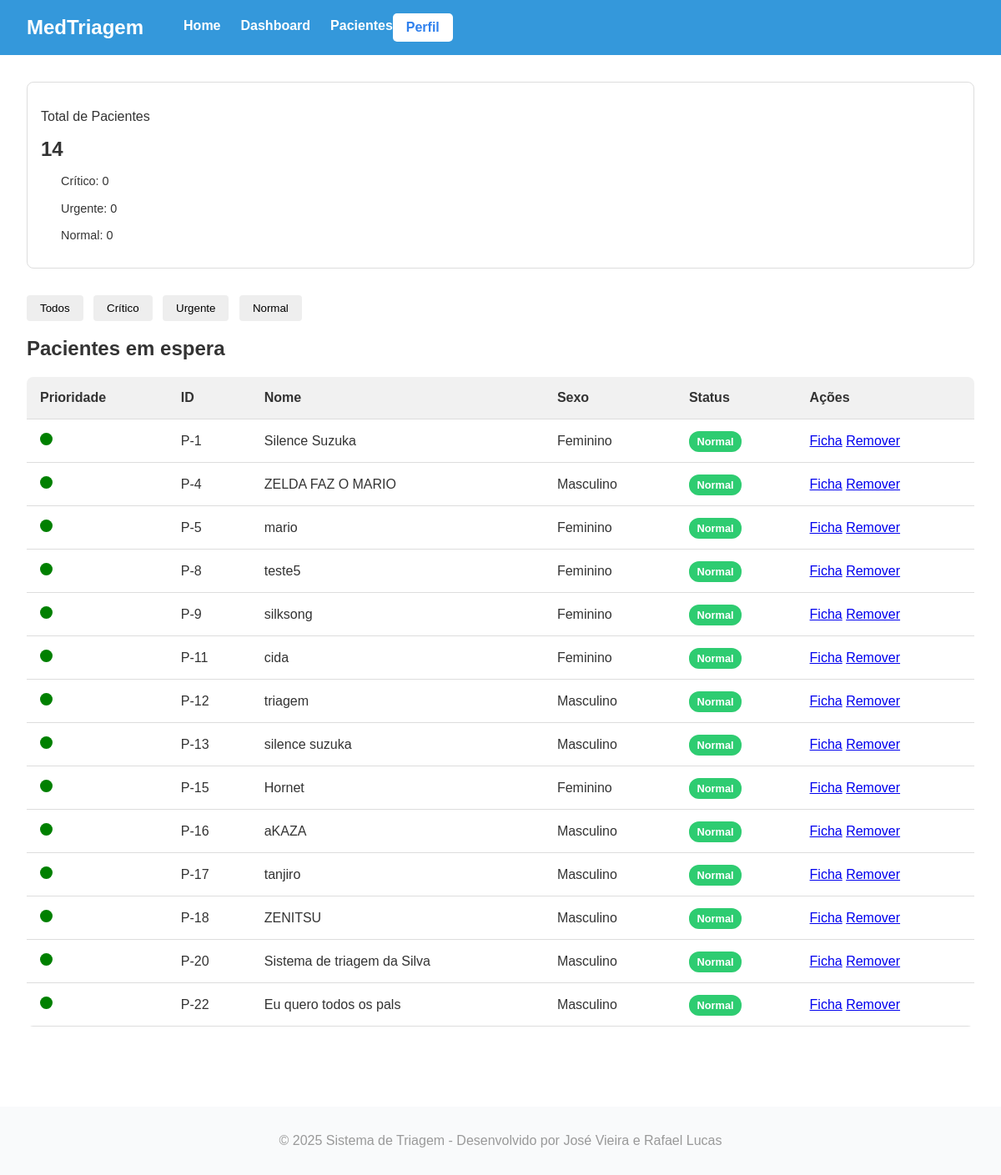
The app's page /master/dashboard/ (signed in), older data.
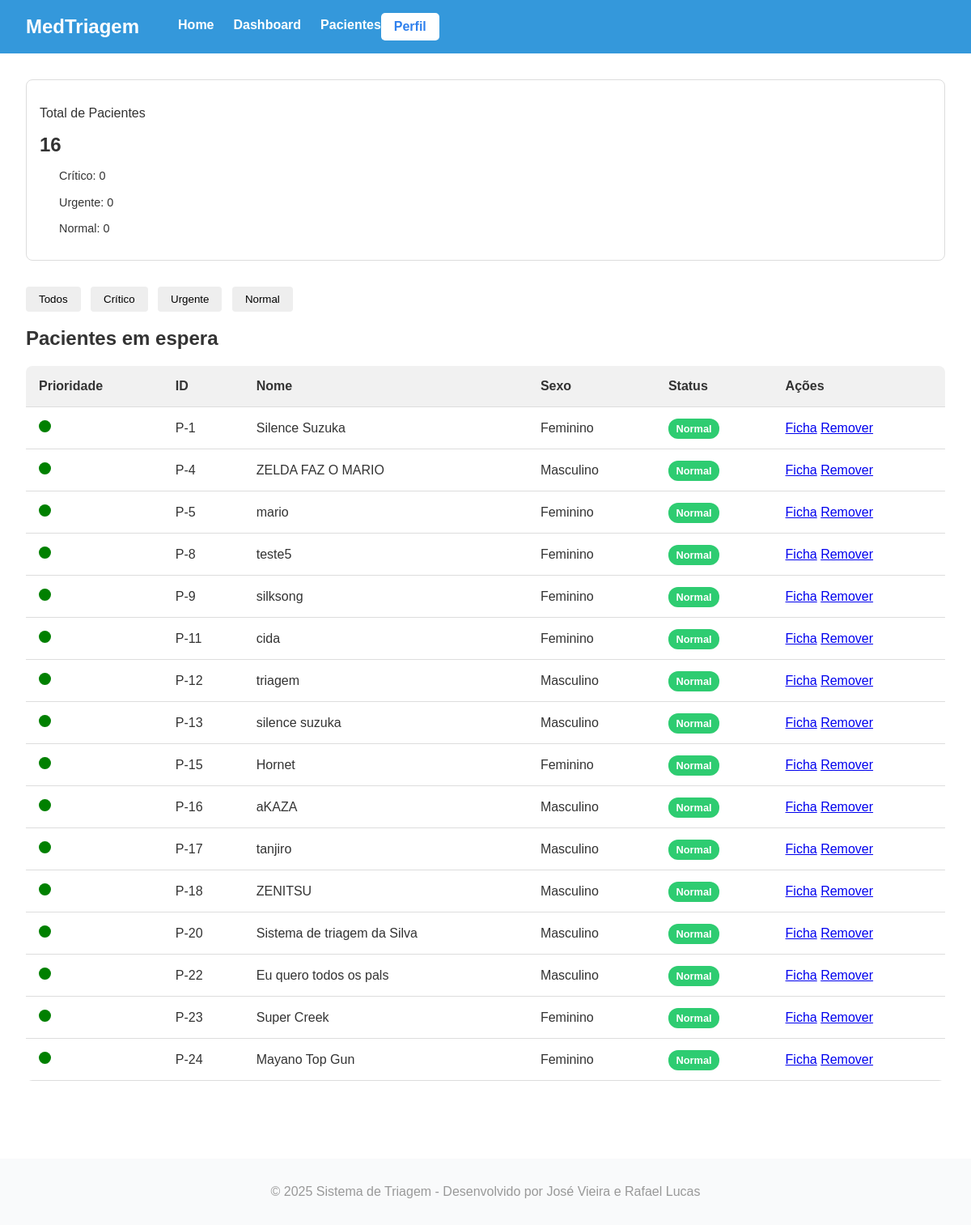
The same page, newer data.
### triagem/models.py (models this page shows, shortened)
class Paciente(models.Model):
    Sexualidade = [
        ('Masculino', 'Masculino'),
        ('Feminino', 'Feminino'),
    ]
    Convenios = [
        ('SUS', 'SUS'),
        ('Unimed', 'Unimed'),
        ('Hapvida', 'Hapvida'),
        ('Amil', 'Amil'),
        ('Bradesco Saude', 'Bradesco Saude'),
    ]
    Status = [
        ('Pendente', 'Pendente'),
        ('Aguardando', 'Aguardando'),
        ('Em atendimento', 'Em atendimento'),
        ('Concluido', 'Concluido'),
    ]
    Sintomas = [
        ('Dor_Toracica', 'Dor Torácica / Aperto no Peito'),
        ('Falta_de_Ar', 'Falta de Ar / Dificuldade para Respirar'),
        ('Alteracao_Neurologica_Grave', 'Alteração de Consciência / Convulsão / Confusão'),
        ('Sangramento_Ativo', 'Sangramento Ativo / Vômito ou Fezes com Sangue'),
        ('Febre', 'Febre / Calafrios'),
        ('Dor_de_Cabeca', 'Dor de Cabeça'),
        ('Tontura_MalEstar', 'Tontura / Fraqueza / Mal-estar Geral'),
        ('Sintomas_Respiratorios_Leves', 'Tosse / Espirros / Dor de Garganta'),
        ('Dor_Abdominal', 'Dor Abdominal / Cólica'),
        ('Sintomas_Gastrointestinais', 'Náusea / Vômito / Diarreia'),
        ('Lesao_Trauma', 'Lesão / Trauma / Queda Recente'),
        ('Dor_Locomotora', 'Dor Muscular / Articular / Lombar'),
        ('Reacao_Alergica_Pele', 'Reação Alérgica / Erupção na Pele / Inchaço'),
        ('Queixa_Urinaria', 'Queixa Urinária (Dor ao urinar / Sangue na urina)'),
        ('Outro', 'Outro'),
    ]
    Risco = [
        ('Vermelho', 'Emergência'),
        ('Laranja', 'Muito Urgente'),
        ('Amarelo', 'Urgente'),
        ('Verde', 'Pouco Urgente'),
        ('Azul', 'Não Urgente'),
    ]
    Profissionais = [
        ('Clinica Medica', 'Clinica Medica'),
        ('Ortopedia', 'Ortopedia'),
        ('Pediatria', 'Pediatria'),
        ('Cardiologia', 'Cardiologia'),
        ('Neurologia', 'Neurologia'),
    ]
    nome = models.CharField(max_length=100)
    data_nascimento = models.DateField(verbose_name="Data de Nascimento")
    sexo = models.CharField(choices=Sexualidade, max_length=50)
    cpf = models.CharField(unique=True, max_length=14)
    convenio = models.CharField(choices=Convenios, max_length=50)
    nome_responsavel = models.CharField(max_length=100, blank=True, null=True, verbose_name="Nome do Responsável")
    cpf_responsavel = models.CharField(max_length=11, blank=True, null=True, verbose_name="CPF do Responsável")
    temperatura = models.FloatField(max_length=3)
    pressao_sistolica = models.CharField(max_length=3) # Valor maior
    pressao_diastolica = models.CharField(max_length=3) # Valor menor
    pulso = models.CharField(max_length=3)
    frequenciaRespiratoria = models.CharField(max_length=3)
    saturacao = models.CharField(max_length=3)
    glicemia = models.CharField(max_length=3)
    dor = models.IntegerField(validators=[MinValueValidator(0), MaxValueValidator(10)])
    queixa = models.CharField(max_length=1000)
    inicio_sintomas = models.DateField()
    sintomas_associados = models.CharField(choices=Sintomas, max_length=50)
    observacoes = models.CharField(blank=True, null=True, max_length=1000)
    classificacao = models.CharField(choices=Risco, max_length=50,blank=True, null=True)
    justificativa = models.CharField(blank=True, null=True)
    encaminhamento = models.CharField(choices=Profissionais, max_length=50,blank=True, null=True)
    status = models.CharField(max_length=30, choices=Status, default='Pendente',blank=True, null=True)
    hora_chegada = models.DateTimeField(default=timezone.now, blank=True)
    hora_inicio_atendimento = models.DateTimeField(null=True, blank=True)
    hora_fim_atendimento = models.DateTimeField(null=True, blank=True)
    atendente = models.ForeignKey(settings.AUTH_USER_MODEL, on_delete=models.PROTECT, related_name='pacientes_criados')
    medico_responsavel = models.ForeignKey(settings.AUTH_USER_MODEL, on_delete=models.SET_NULL, related_name='pacientes_atendidos', null=True, blank=True)

### triagem/views.py (the view)
# urls.py: path('dashboard/', dashboard_view, name='dashboard'),
@login_required
def dashboard_view(request):
    pacientes = Paciente.objects.all()
    status_contagem = Counter(p.status for p in pacientes)
    return render(request, 'site/dashboard.html', {
        'pacientes': pacientes,
        'status_contagem': status_contagem
    })

### triagem/templates/site/dashboard.html (shortened to what this page needs)
{% load static %}
<!DOCTYPE html>
<html lang="pt-br">
<head>
    <link rel="stylesheet" href="{% static 'front/css/base.css' %}?v=2">
    <link rel="stylesheet" href="{% static 'front/css/dashboard.css' %}?v=2">
</head>
<body>
    <header>
        <h1><a href="{% url 'hosp:index' %}">MedTriagem</a></h1>
        <nav class="menu-links">
            <a href="{% url 'hosp:index' %}" ><p>Home</p></a>
            <a href="{% url 'hosp:dashboard' %}" ><p>Dashboard</p></a>
            <a href="{% url 'hosp:listar' %}" ><p>Pacientes</p></a>
        </nav>
         <div class="entrar">
            <a href="{% url 'hosp:perfil' %}" class="btn-entrar">Perfil</a>
        </div>
    </header>
    <main class="dashboard-container">
        <section class="cards">
            <div class="card">
                <p>Total de Pacientes</p>
                <h2>{{ pacientes|length }}</h2></h2>
                <div class="prioridades">
                    <p><span class="dot red"></span> Crítico: {{ status_contagem.Crítico|default:0 }}</p>
                    <p><span class="dot yellow"></span> Urgente: {{ status_contagem.Urgente|default:0 }}</p>
                    <p><span class="dot green"></span> Normal: {{ status_contagem.Normal|default:0 }}</p>
                </div>
            </div>
        </section>
        <div class="filtros">
            <button class="filtro-btn ativo">Todos</button>
            <button class="filtro-btn">Crítico</button>
            <button class="filtro-btn">Urgente</button>
            <button class="filtro-btn">Normal</button>
        </div>
        <section class="table-section">
            <h2>Pacientes em espera</h2>
            <table>
                <thead>
                    <tr>
                        <th>Prioridade</th>
                        <th>ID</th>
                        <th>Nome</th>
                        <th>Sexo</th>
                        <th>Status</th>
                        <th>Ações</th>
                    </tr>
                </thead>
                <tbody>
                    {% for paciente in pacientes %}
                    <tr>
                        <td>
                            {% if paciente.prioridade|lower == "critico" %}
                                <span class="dot critico"></span>
                            {% elif paciente.prioridade|lower == "urgente" %}
                                <span class="dot urgente"></span>
                            {% else %}
                                <span class="dot normal"></span>
                            {% endif %}
                        </td>
                        <td>P-{{ paciente.id }}</td>
                        <td>{{ paciente.nome }}</td>
                        <td>{{ paciente.sexo }}</td>
                        <td>
                           {% if paciente.prioridade|lower == "critico" %}
                                <span class="status-tag critico">Crítico</span>
                            {% elif paciente.prioridade|lower == "urgente" %}
                                <span class="status-tag urgente">Urgente</span>
                            {% else %}
                                <span class="status-tag normal">Normal</span>
                            {% endif %}
                        </td>
                        <td>
                            <a href="{% url 'hosp:mostrar' paciente.id %}">Ficha</a>
                            <a href="{% url 'hosp:deletar' paciente.id %}" onclick="return confirm('Tem certeza disso?')">Remover</a>
                        </td>
                    </tr>
                    {% endfor %}
                </tbody>
            </table>
        </section>
    </main>
    <footer>
        <p>© 2025 Sistema de Triagem - Desenvolvido por José Vieira e Rafael Lucas</p>
    </footer>
</body>
</html>

Row changes from the older to the newer data that the page shows:
added Paciente: id "23", nome "Super Creek", sexo "Feminino"
added Paciente: id "24", nome "Mayano Top Gun", sexo "Feminino"
Text that changed along with them:
{{ pacientes|length }}: "14" → "16"
